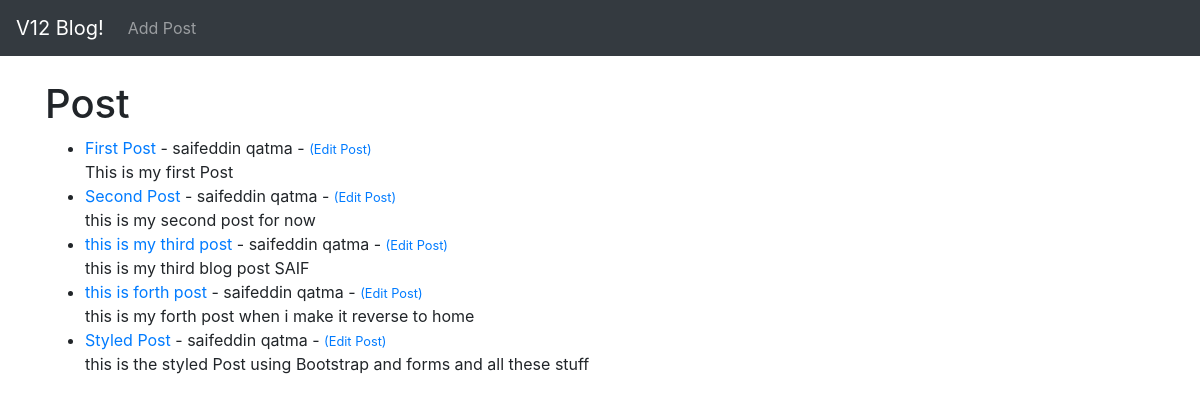
Before: / with the older database file.
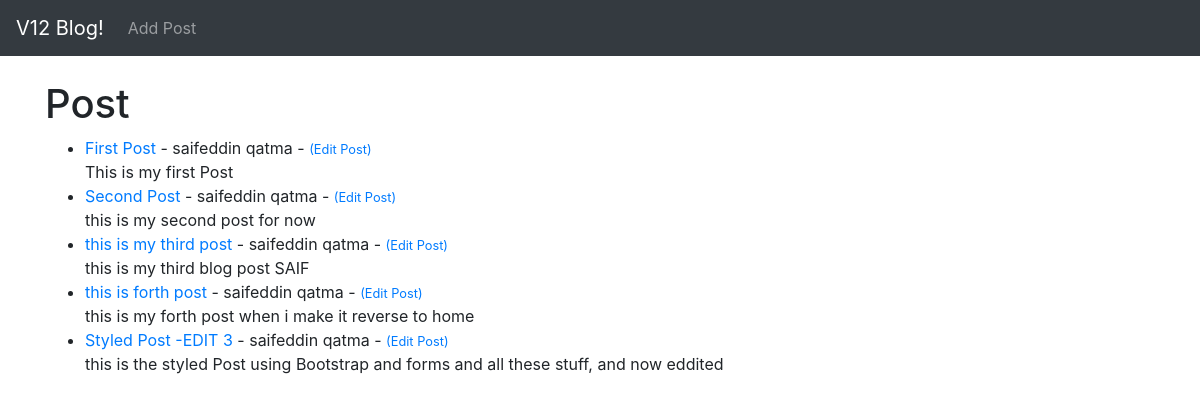
After: the same page with the newer database file.
### theblog/models.py (models this page shows, shortened)
class Post(models.Model):
    title = models.CharField(max_length=250)
    title_tag = models.CharField(max_length=250)
    author = models.ForeignKey(User, on_delete=models.CASCADE)
    body = models.TextField()

### theblog/views.py (the view)
# urls.py: path('', HomeView.as_view(), name='home'),
class HomeView(ListView):
    model = Post
    template_name = 'home.html'

### theblog/templates/home.html
{% extends 'base.html' %}
{% block content %}
<h1>Post</h1>
<ul>
{% for post in object_list %}
    <li><a href="{% url 'article-detail' post.pk %}"> {{post.title}}</a> - {{ post.author.first_name}}
        {{ post.author.last_name}} - <small><a href="{% url 'update_post' post.pk %}">(Edit Post)</a></small><br/>
    {{ post.body}}</li>
{% endfor%}
</ul>
{% endblock %}

Changed rows visible on the page:
changed Post: title "Styled Post" → "Styled Post -EDIT 3"; body "this is the styled Post using Bootstrap and forms and all these stuff" → "this is the styled Post using Bootstrap and forms and all these stuff, and now eddited"
